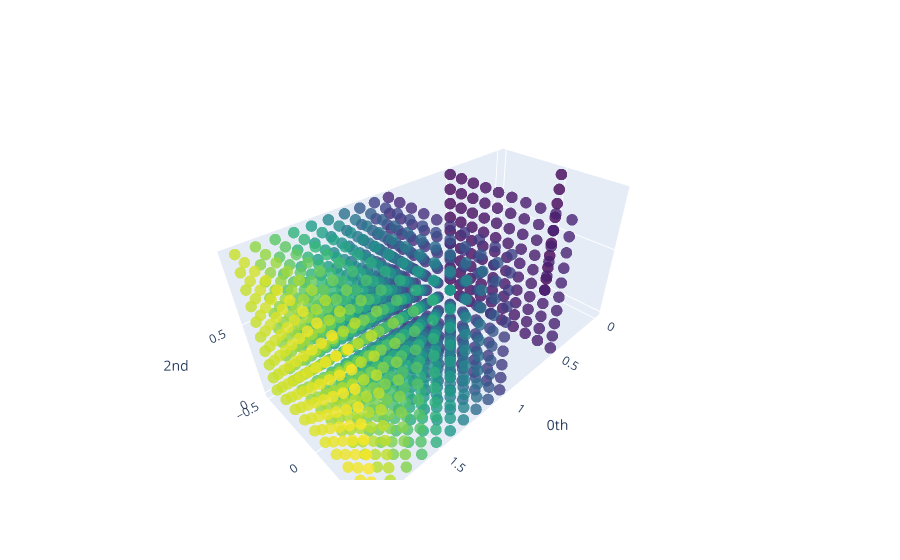

Source (notebook cell):
### Markdown cell above
# Dimensionality

## What is "dimensionality", and how can we formalize it? 

In this tutorial we will learn how to algorithmically distinguish between possible *local geometries* around data points. Consider, for instance, the local geometry around the red dot in the three shapes below:

![locally_different](images/locally_different.png)

## How?

We propose an answer to this question based on the notion of **local homology**. We estimate the "local dimension" around each point by studying the topological properties of the data points' neighbourhoods. We start by studying three shapes which differ by their dimensions, namely the line, the plane, and the cube.

### Code cell
n = 10
line_1d = np.linspace(0, 1, num=n, endpoint=False)

line = np.c_[np.zeros((n, 2)), line_1d]
plane = np.array([[0, y, z] for y in line_1d for z in line_1d])
cube = np.array([[x, y, z] for x in line_1d for y in line_1d for z in line_1d])

line_plane_cube = np.vstack((line, plane + [0.5, -0.5, 0], cube + [1, -0.5, 0]))
plot_point_cloud(line_plane_cube)

### Figure 1 — Plotly figure (JSON) as saved in the notebook; plotly's stock layout.template omitted (floating-point values rounded to 4 significant figures; data arrays with more than 128 entries replaced by an {"elided": "..."} marker saying what was removed)
{"data": [{"marker": {"color": {"elided": "1110 int values"}, "colorscale": [[0, "#440154"], [0.1111, "#482878"], [0.2222, "#3e4989"], [0.3333, "#31688e"], [0.4444, "#26828e"], [0.5556, "#1f9e89"], [0.6667, "#35b779"], [0.7778, "#6ece58"], [0.8889, "#b5de2b"], [1, "#fde725"]], "opacity": 0.8, "size": 4}, "mode": "markers", "type": "scatter3d", "x": {"elided": "1110 float values"}, "y": {"elided": "1110 float values"}, "z": {"elided": "1110 float values"}}], "layout": {"scene": {"xaxis": {"exponentformat": "e", "showexponent": "all", "title": {"text": "0th"}, "type": "linear"}, "yaxis": {"exponentformat": "e", "showexponent": "all", "title": {"text": "1st"}, "type": "linear"}, "zaxis": {"exponentformat": "e", "showexponent": "all", "title": {"text": "2nd"}, "type": "linear"}}}}
